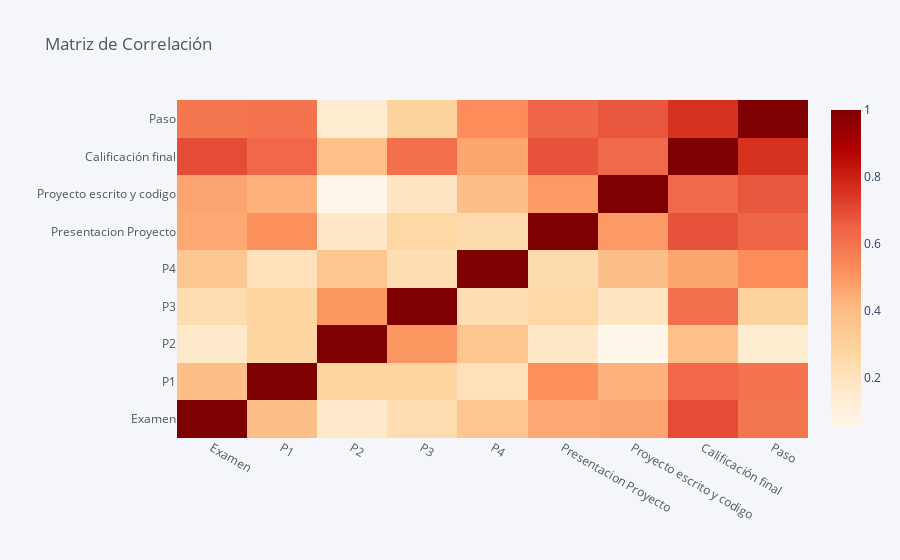

Write notebook code for a chart like this one.
### Code cell
import plotly
import plotly.graph_objects as go
import plotly.express as px
from plotly.offline import plot,iplot
import cufflinks as cf
pd.options.plotting.backend = "plotly"
cf.go_offline()
df.corr(method="spearman").iplot(kind="heatmap",colorscale="orrd",title="Matriz de Correlación")

### Figure 1 — Plotly figure (JSON) as saved in the notebook; plotly's stock layout.template omitted (floating-point values rounded to 4 significant figures)
{"data": [{"colorscale": [[0, "rgb(255,247,236)"], [0.125, "rgb(254,232,200)"], [0.25, "rgb(253,212,158)"], [0.375, "rgb(253,187,132)"], [0.5, "rgb(252,141,89)"], [0.625, "rgb(239,101,72)"], [0.75, "rgb(215,48,31)"], [0.875, "rgb(179,0,0)"], [1, "rgb(127,0,0)"]], "type": "heatmap", "x": ["Examen", "P1", "P2", "P3", "P4", "Presentacion Proyecto", "Proyecto escrito y codigo", "Calificación final", "Paso"], "y": ["Examen", "P1", "P2", "P3", "P4", "Presentacion Proyecto", "Proyecto escrito y codigo", "Calificación final", "Paso"], "z": [[1, 0.388, 0.159, 0.2368, 0.3483, 0.4573, 0.4628, 0.6989, 0.5901], [0.388, 1, 0.2777, 0.2789, 0.208, 0.5182, 0.4326, 0.6389, 0.6035], [0.159, 0.2777, 1, 0.4997, 0.3538, 0.168, 0.05067, 0.3836, 0.1408], [0.2368, 0.2789, 0.4997, 1, 0.2354, 0.2699, 0.186, 0.61, 0.2871], [0.3483, 0.208, 0.3538, 0.2354, 1, 0.2483, 0.3899, 0.4617, 0.5269], [0.4573, 0.5182, 0.168, 0.2699, 0.2483, 1, 0.492, 0.6849, 0.6433], [0.4628, 0.4326, 0.05067, 0.186, 0.3899, 0.492, 1, 0.6317, 0.6765], [0.6989, 0.6389, 0.3836, 0.61, 0.4617, 0.6849, 0.6317, 1, 0.7614], [0.5901, 0.6035, 0.1408, 0.2871, 0.5269, 0.6433, 0.6765, 0.7614, 1]], "zmax": 1, "zmin": 0.05067}], "layout": {"legend": {"bgcolor": "#F5F6F9", "font": {"color": "#4D5663"}}, "paper_bgcolor": "#F5F6F9", "plot_bgcolor": "#F5F6F9", "title": {"font": {"color": "#4D5663"}, "text": "Matriz de Correlación"}, "xaxis": {"gridcolor": "#E1E5ED", "showgrid": true, "tickfont": {"color": "#4D5663"}, "title": {"font": {"color": "#4D5663"}, "text": ""}, "zerolinecolor": "#E1E5ED"}, "yaxis": {"gridcolor": "#E1E5ED", "showgrid": true, "tickfont": {"color": "#4D5663"}, "title": {"font": {"color": "#4D5663"}, "text": ""}, "zerolinecolor": "#E1E5ED"}}}
